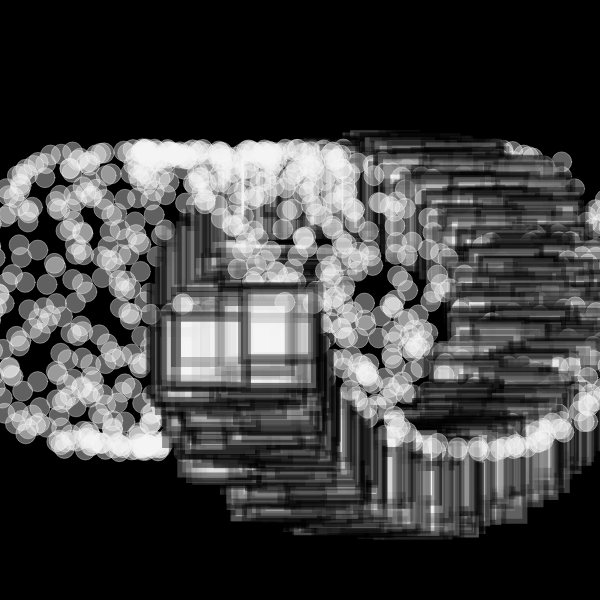
Frame 1 (no input)
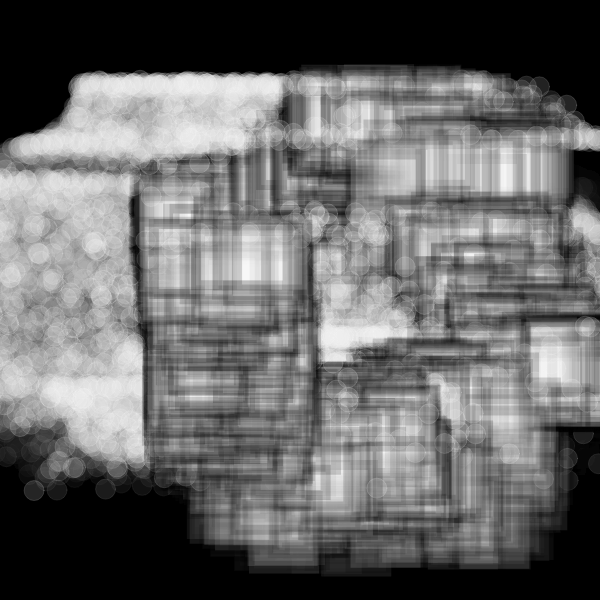
Frame 60 (no input)
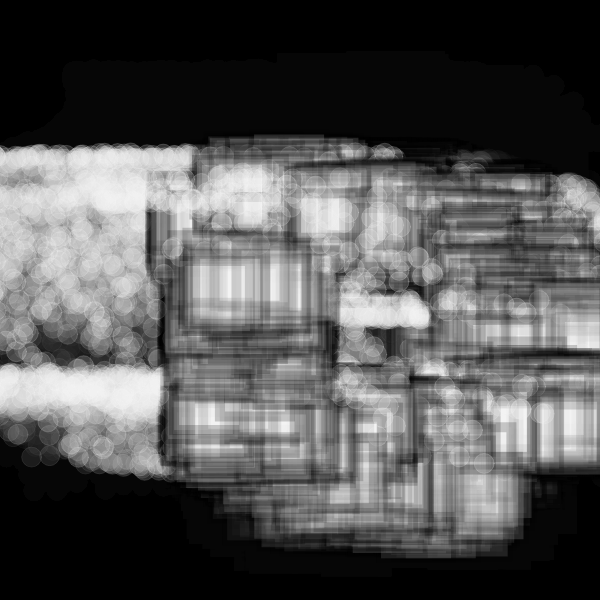
Frame 120 (the mouse pressed at the canvas centre since frame 60)

The p5.js sketch that drew these frames (run headless with seeded random() and noise() and a simulated clock; from frame 60 on, the mouse is pressed at the canvas centre):

// p5.js sketch
// ── sketch.js
/* Forked from  Roni Kaufman
 inspired by https://twitter.com/dmitricherniak/status/1214888292421951488?s=09
Fork and modifications by Nina Lutz
*/

let particles = [];
let circles = [];
let squiggliness = 1/500;
let interval;
let margin = 20;
let theEnd = false;
let r = 150;
let noiseFactor = 10;
let baseHue;

function setup() {

  var canvas;
  if(windowWidth>=600 && windowHeight >=600){
    canvas = createCanvas(600, 600);
  }
  else{
    canvas = createCanvas(windowWidth, windowHeight - 100);
  }

  var x = (windowWidth - width) / 2;
  var y = (windowHeight - height) / 2;

  canvas.position(x, y);

  noStroke();
  
  updateParticles();
    background(0)


  interval = setInterval(updateParticles, 5000);
}

function draw() {
  background(0, 20)
  if (theEnd) {
    noLoop();
  } else {
    for (let p of particles) {
      p.draw();
      p.move();
    }
  }
}

function updateParticles() {
  particles = [];
  let xCenter = width/2;
  let yCenter = height/2;
  let n = r*10;
  for (let i = 0; i < n; i++) {
    let theta = map(i, 0, n, -PI, PI);
    let x_ = xCenter + r*cos(theta);
    let y_ = yCenter + r*sin(theta);
    let s_ = 2;
    let sat_ = random(noiseFactor/100, 200);
    let val_ = random(0, noiseFactor*20);
    particles.push(new Particle(x_, y_, s_, sat_, val_));
  }
  r -= 14;
  noiseFactor += 10;
  baseHue += 0;
  if (r < 20) {
    clearInterval(interval);
    theEnd = true;
  }
}

function Particle(x_, y_, s_, sat_, val_) {
  this.x = x_; // x
  this.y = y_; // y
  this.size = s_; // size
  this.sat = sat_; // saturation
  this.val = val_; // value
  
  this.alpha = 100;
  this.dist = 1.2;
  
  this.move = function() {
    let theta = noise(this.x * squiggliness, this.y * squiggliness)*PI*noiseFactor;
    fill(baseHue%20, this.sat, this.val, this.alpha);
    let v = p5.Vector.fromAngle(theta, this.dist);
    this.x += v.x;
    this.y += v.y;
    //this.dist *= 0.999;
    this.alpha *= 0.985;
    this.size *= 0.985;
  }
  
  this.draw = function() {
    //fill(100, this.alpha);
    fill(0, this.alpha)
    strokeWeight(10)
    fill(244, this.alpha)
    rect(this.x + random(-2, 100), this.y + random(-20, 20), 70, 70);

    stroke(244, this.alpha)

    strokeWeight(1)
    ellipse(this.x + random(-210, 200), this.y + random(-2, 2), 20, 20);
    stroke(0, this.alpha)
  }
}

function intersectsWithOtherCircles(x_, y_, r_) {
  for (let c of circles) {
    if (dist(c.x, c.y, x_, y_) < c.r + r_ + margin) {
      return true;
    }
  }
  circles.push({x: x_, y: y_, r: r_});
  return false;
}
